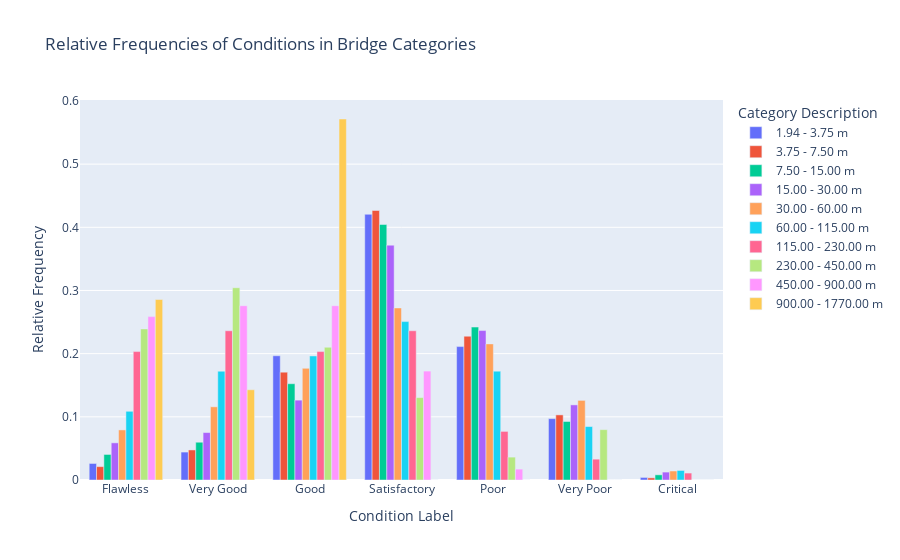

Notebook code for this chart:
### Code cell
import pandas as pd
import numpy as np
import plotly.express as px

# Get the unique bridge length categories and sort them
categories = sorted(
    classified_bridges["Bridge_Length_Category"].unique(), key=lambda x: int(x))

# Create a list to store data for each category
data_list = []

# Define condition labels
condition_labels = {
    1: "Flawless",
    2: "Very Good",
    3: "Good",
    4: "Satisfactory",
    5: "Poor",
    6: "Very Poor",
    7: "Critical"
}

for category in categories:
    conditions = {1: 0, 2: 0, 3: 0, 4: 0, 5: 0, 6: 0, 7: 0}
    current = classified_bridges[classified_bridges["Bridge_Length_Category"] == category]
    value_counts = current["num_2023"].value_counts()

    # Calculate the total number of bridges in the current category
    total_bridges = len(current)

    # Update the conditions dictionary with the relative frequencies
    for index, count in value_counts.items():
        # Normalize by dividing by the total
        conditions[index] = count / total_bridges

    # Create a DataFrame for the current category
    df = pd.DataFrame({'Conditions': list(conditions.keys()),
                       'Relative Frequency': list(conditions.values())})

    # Add a column for the category description
    df['Category Description'] = category_description_mapping[category]

    # Add a column for condition labels
    df['Condition Label'] = df['Conditions'].map(condition_labels)

    # Append the DataFrame to the data list
    data_list.append(df)

# Concatenate all DataFrames in the data list
combined_data = pd.concat(data_list)

# Create a bar chart with Plotly Express and set barmode to 'group'
fig = px.bar(combined_data, x='Condition Label', y='Relative Frequency',
             color='Category Description',
             title='Relative Frequencies of Conditions in Bridge Categories',
             labels={'Condition Label': 'Condition Label',
                     'Relative Frequency': 'Relative Frequency',
                     'Category Description': 'Category Description'},
             barmode='group')  # Set barmode to 'group'

# Show the plot
fig.show()

### Figure 1 — Plotly figure (JSON) as saved in the notebook; plotly's stock layout.template omitted (floating-point values rounded to 4 significant figures)
{"data": [{"alignmentgroup": "True", "hovertemplate": "Category Description=1.94 - 3.75 m<br>Condition Label=%{x}<br>Relative Frequency=%{y}<extra></extra>", "legendgroup": "1.94 - 3.75 m", "marker": {"color": "#636efa", "pattern": {"shape": ""}}, "name": "1.94 - 3.75 m", "offsetgroup": "1.94 - 3.75 m", "orientation": "v", "showlegend": true, "textposition": "auto", "type": "bar", "x": ["Flawless", "Very Good", "Good", "Satisfactory", "Poor", "Very Poor", "Critical"], "xaxis": "x", "y": [0.02618, 0.04421, 0.1966, 0.4206, 0.2112, 0.09715, 0.004072], "yaxis": "y"}, {"alignmentgroup": "True", "hovertemplate": "Category Description=3.75 - 7.50 m<br>Condition Label=%{x}<br>Relative Frequency=%{y}<extra></extra>", "legendgroup": "3.75 - 7.50 m", "marker": {"color": "#EF553B", "pattern": {"shape": ""}}, "name": "3.75 - 7.50 m", "offsetgroup": "3.75 - 7.50 m", "orientation": "v", "showlegend": true, "textposition": "auto", "type": "bar", "x": ["Flawless", "Very Good", "Good", "Satisfactory", "Poor", "Very Poor", "Critical"], "xaxis": "x", "y": [0.02114, 0.04757, 0.1706, 0.4266, 0.2276, 0.1031, 0.003398], "yaxis": "y"}, {"alignmentgroup": "True", "hovertemplate": "Category Description=7.50 - 15.00 m<br>Condition Label=%{x}<br>Relative Frequency=%{y}<extra></extra>", "legendgroup": "7.50 - 15.00 m", "marker": {"color": "#00cc96", "pattern": {"shape": ""}}, "name": "7.50 - 15.00 m", "offsetgroup": "7.50 - 15.00 m", "orientation": "v", "showlegend": true, "textposition": "auto", "type": "bar", "x": ["Flawless", "Very Good", "Good", "Satisfactory", "Poor", "Very Poor", "Critical"], "xaxis": "x", "y": [0.04045, 0.05979, 0.1524, 0.4045, 0.2421, 0.09261, 0.008206], "yaxis": "y"}, {"alignmentgroup": "True", "hovertemplate": "Category Description=15.00 - 30.00 m<br>Condition Label=%{x}<br>Relative Frequency=%{y}<extra></extra>", "legendgroup": "15.00 - 30.00 m", "marker": {"color": "#ab63fa", "pattern": {"shape": ""}}, "name": "15.00 - 30.00 m", "offsetgroup": "15.00 - 30.00 m", "orientation": "v", "showlegend": true, "textposition": "auto", "type": "bar", "x": ["Flawless", "Very Good", "Good", "Satisfactory", "Poor", "Very Poor", "Critical"], "xaxis": "x", "y": [0.05882, 0.07509, 0.1264, 0.3717, 0.2365, 0.1189, 0.01252], "yaxis": "y"}, {"alignmentgroup": "True", "hovertemplate": "Category Description=30.00 - 60.00 m<br>Condition Label=%{x}<br>Relative Frequency=%{y}<extra></extra>", "legendgroup": "30.00 - 60.00 m", "marker": {"color": "#FFA15A", "pattern": {"shape": ""}}, "name": "30.00 - 60.00 m", "offsetgroup": "30.00 - 60.00 m", "orientation": "v", "showlegend": true, "textposition": "auto", "type": "bar", "x": ["Flawless", "Very Good", "Good", "Satisfactory", "Poor", "Very Poor", "Critical"], "xaxis": "x", "y": [0.07927, 0.1159, 0.1768, 0.2724, 0.2154, 0.126, 0.01423], "yaxis": "y"}, {"alignmentgroup": "True", "hovertemplate": "Category Description=60.00 - 115.00 m<br>Condition Label=%{x}<br>Relative Frequency=%{y}<extra></extra>", "legendgroup": "60.00 - 115.00 m", "marker": {"color": "#19d3f3", "pattern": {"shape": ""}}, "name": "60.00 - 115.00 m", "offsetgroup": "60.00 - 115.00 m", "orientation": "v", "showlegend": true, "textposition": "auto", "type": "bar", "x": ["Flawless", "Very Good", "Good", "Satisfactory", "Poor", "Very Poor", "Critical"], "xaxis": "x", "y": [0.1088, 0.1722, 0.1964, 0.2508, 0.1722, 0.08459, 0.01511], "yaxis": "y"}, {"alignmentgroup": "True", "hovertemplate": "Category Description=115.00 - 230.00 m<br>Condition Label=%{x}<br>Relative Frequency=%{y}<extra></extra>", "legendgroup": "115.00 - 230.00 m", "marker": {"color": "#FF6692", "pattern": {"shape": ""}}, "name": "115.00 - 230.00 m", "offsetgroup": "115.00 - 230.00 m", "orientation": "v", "showlegend": true, "textposition": "auto", "type": "bar", "x": ["Flawless", "Very Good", "Good", "Satisfactory", "Poor", "Very Poor", "Critical"], "xaxis": "x", "y": [0.2033, 0.2363, 0.2033, 0.2363, 0.07692, 0.03297, 0.01099], "yaxis": "y"}, {"alignmentgroup": "True", "hovertemplate": "Category Description=230.00 - 450.00 m<br>Condition Label=%{x}<br>Relative Frequency=%{y}<extra></extra>", "legendgroup": "230.00 - 450.00 m", "marker": {"color": "#B6E880", "pattern": {"shape": ""}}, "name": "230.00 - 450.00 m", "offsetgroup": "230.00 - 450.00 m", "orientation": "v", "showlegend": true, "textposition": "auto", "type": "bar", "x": ["Flawless", "Very Good", "Good", "Satisfactory", "Poor", "Very Poor", "Critical"], "xaxis": "x", "y": [0.2391, 0.3043, 0.2101, 0.1304, 0.03623, 0.07971, 0], "yaxis": "y"}, {"alignmentgroup": "True", "hovertemplate": "Category Description=450.00 - 900.00 m<br>Condition Label=%{x}<br>Relative Frequency=%{y}<extra></extra>", "legendgroup": "450.00 - 900.00 m", "marker": {"color": "#FF97FF", "pattern": {"shape": ""}}, "name": "450.00 - 900.00 m", "offsetgroup": "450.00 - 900.00 m", "orientation": "v", "showlegend": true, "textposition": "auto", "type": "bar", "x": ["Flawless", "Very Good", "Good", "Satisfactory", "Poor", "Very Poor", "Critical"], "xaxis": "x", "y": [0.2586, 0.2759, 0.2759, 0.1724, 0.01724, 0, 0], "yaxis": "y"}, {"alignmentgroup": "True", "hovertemplate": "Category Description=900.00 - 1770.00 m<br>Condition Label=%{x}<br>Relative Frequency=%{y}<extra></extra>", "legendgroup": "900.00 - 1770.00 m", "marker": {"color": "#FECB52", "pattern": {"shape": ""}}, "name": "900.00 - 1770.00 m", "offsetgroup": "900.00 - 1770.00 m", "orientation": "v", "showlegend": true, "textposition": "auto", "type": "bar", "x": ["Flawless", "Very Good", "Good", "Satisfactory", "Poor", "Very Poor", "Critical"], "xaxis": "x", "y": [0.2857, 0.1429, 0.5714, 0, 0, 0, 0], "yaxis": "y"}], "layout": {"barmode": "group", "legend": {"title": {"text": "Category Description"}, "tracegroupgap": 0}, "title": {"text": "Relative Frequencies of Conditions in Bridge Categories"}, "xaxis": {"anchor": "y", "domain": [0, 1], "title": {"text": "Condition Label"}}, "yaxis": {"anchor": "x", "domain": [0, 1], "title": {"text": "Relative Frequency"}}}}
